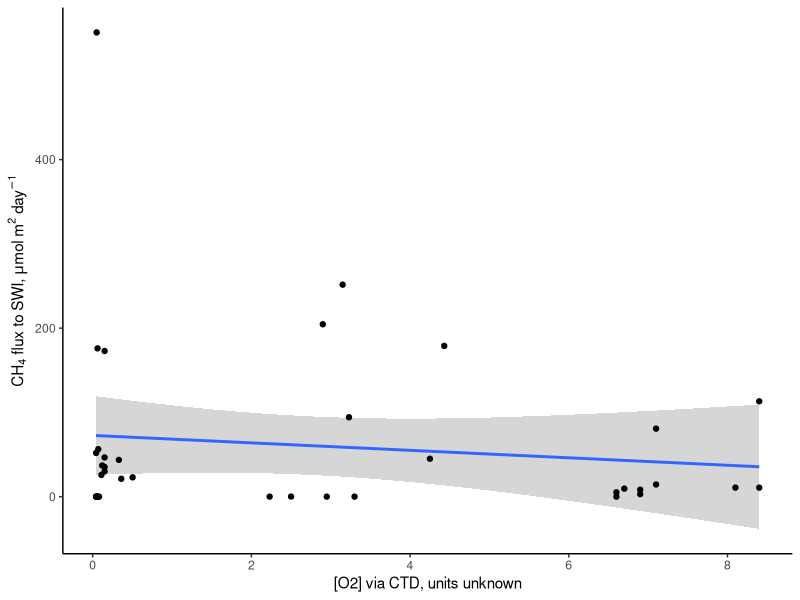

The R source for this figure:
## ---- chunk 1
library(tidyverse)
theme_set(theme_classic())
col.names = c("seq.num", "stn", "flux.SWI", "flux.SMTZ", "SMT.depth.cm",
              "water.depth.m", "bottom.sal", "bottom.temp", "sed.rate",
              "POC.rate", "O2.CTD", "O2.Winkler", "lat", "lon", "ref")
d <- read_csv("data/baltic_geochem.csv",
              col_names = col.names, skip = 1) %>%
  mutate(O2 = case_when(!is.na(O2.CTD) == TRUE ~ O2.CTD,
                        !is.na(O2.Winkler) == TRUE ~ O2.Winkler * 13.3 / 10,
                        TRUE ~ as.numeric(NA)))
flux.label <- expression(paste(CH[4], " flux to SWI, ", mu, "mol", " ", m^2, " ", day^{-1}))
## ---- chunk 2
d_O2_clean <- d %>%
  filter(!is.na(O2.CTD))
ggplot(d_O2_clean, aes(x=O2.CTD, y=flux.SWI)) + 
  geom_smooth(method = "lm") + 
  geom_point() +
  scale_x_continuous(name = "[O2] via CTD, units unknown") + 
  scale_y_continuous(name = flux.label)
## ---- chunk 3
